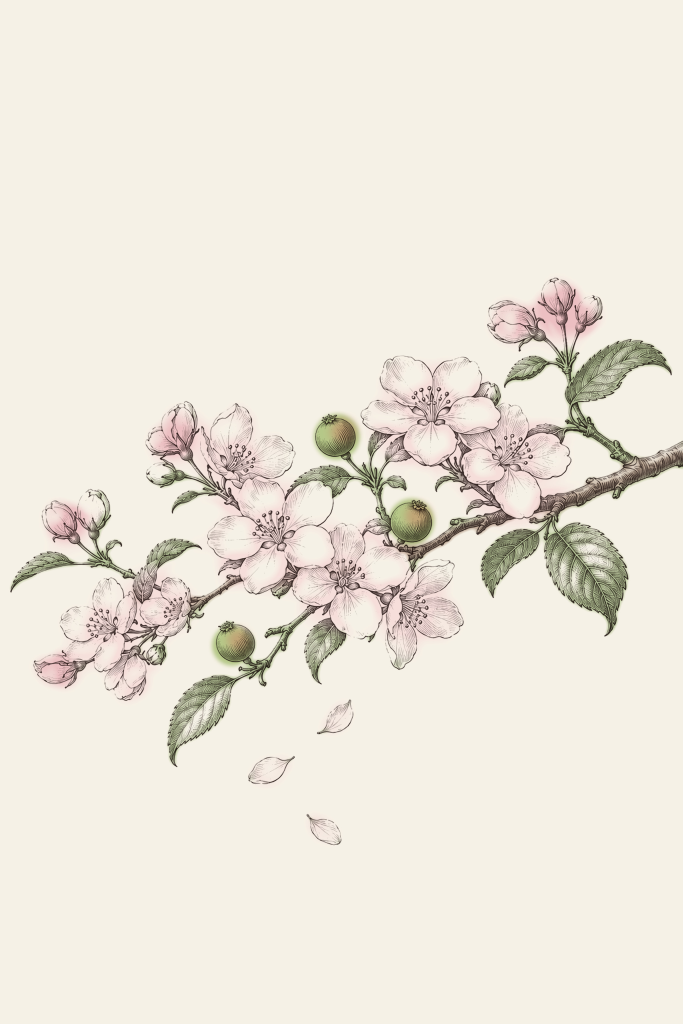
#> input picture books/jonathan-edwards/religious-affections/art/plate.jpg, 2048 x 3072 px (shown at 1/3 size)
$ python tint.py plate.jpg plate.jpg
#> lines starting #> are read from the running program, lines starting #| are printed output that depends on the picture; after the words box and inside, x2 and y2 are one past the last pixel; in counts of white or black regions, pixels touching at a corner belong together
# How art/plate.jpg is made: the apple bough ("Religious Affections (blossom
# bough)" in fgbooks-generated-art) hand-tinted, after Crook in the Lot's
# art/tint.py. Washes are drawn in the source's 1024x1536 coordinates.
# Usage: python3 tint.py IN-2x.png OUT.jpg

"""Hand-tint the bough: blossoms white flushed with pink, young green
leaves, brown wood, the setting fruit green with a first blush, on a warm
paper; the line multiplied over all of it."""
import sys
from PIL import Image, ImageDraw, ImageFilter, ImageChops, ImageOps

src, out = sys.argv[1], sys.argv[2]
ink = (52, 40, 38)                       # a warm brown-black, for the line
line = Image.open(src).convert("L")
# the generated paper is not quite white: make it white, so the plate's paper is
# exactly the cover's ground and no seam shows where the plate ends
line = line.point(lambda v: 255 if v > 232 else v)
W, H = line.size
#> W = 2048; H = 3072
k = W / 1024
#> k = 2
PAPER = (246, 241, 230)


def wash(base, colour, mask, strength):
    m = mask.point(lambda v: int(v * strength))
    return Image.composite(Image.new("RGB", base.size, colour), base, m)


def ellipses(spots, blur):
    m = Image.new("L", (W, H), 0)
    d = ImageDraw.Draw(m)
    for cx, cy, r in spots:
        d.ellipse([(cx - r) * k, (cy - r) * k, (cx + r) * k, (cy + r) * k], fill=255)
    return m.filter(ImageFilter.GaussianBlur(blur * k))


def stroke(pts, width, blur):
    m = Image.new("L", (W, H), 0)
    ImageDraw.Draw(m).line([(x * k, y * k) for x, y in pts], fill=255, width=int(width * k), joint="curve")
    return m.filter(ImageFilter.GaussianBlur(blur * k))


# where the engraver drew densely (the leaves, the wood), so washes keep in the drawing
dense = ImageOps.invert(line).filter(ImageFilter.GaussianBlur(4 * k)).point(
    lambda v: 0 if v < 30 else 255 if v > 90 else int((v - 30) * 4.25))
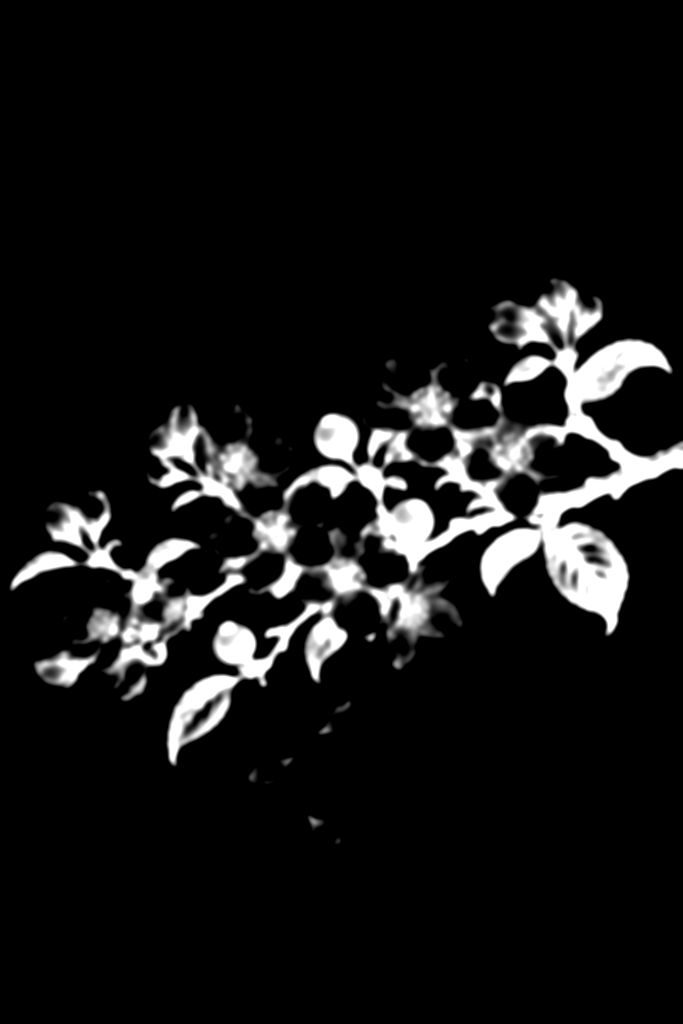
#> dense: PIL image 2048x3072 L (shown at 1/3 size); min 0, max 255, mean 22.1

# anywhere the engraver drew at all (the petals' fine lines too), a little spread
drawn = ImageOps.invert(line).filter(ImageFilter.GaussianBlur(9 * k)).point(
    lambda v: 0 if v < 6 else 255 if v > 30 else int((v - 6) * 10.6))
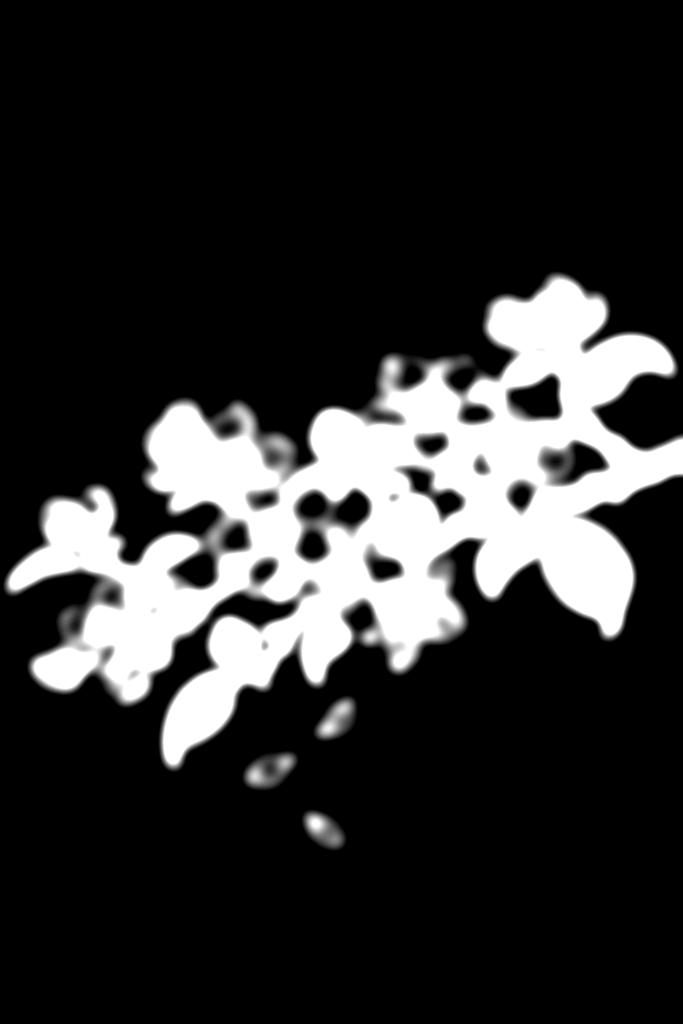
#> drawn: PIL image 2048x3072 L (shown at 1/3 size); min 0, max 255, mean 46.7

BLOSSOMS = [(390, 800, 85), (520, 860, 85), (645, 620, 90), (770, 700, 85), (355, 670, 65),
            (630, 920, 60), (150, 940, 60), (235, 905, 50), (195, 1015, 40), (100, 780, 40),
            (260, 655, 40), (840, 465, 50), (770, 480, 35), (85, 1005, 35), (870, 480, 30)]
FRUIT = [(505, 655, 34), (617, 782, 34), (348, 968, 30)]
BRANCH = [(120, 860), (240, 915), (330, 880), (450, 860), (640, 820), (830, 755), (1024, 675)]

paper = Image.new("RGB", (W, H), PAPER)
blossom = ImageChops.multiply(ellipses(BLOSSOMS, 10), drawn)
#> in ellipses, `m = Image.new("L", (W, H), 0)`: m: PIL image 2048x3072 L; every value is 0
fruit = ellipses(FRUIT, 3)
wood = ImageChops.multiply(stroke(BRANCH, 30, 4), dense)
#> in stroke, `ImageDraw.Draw(m).line([(x * k, y * k) for x, y in pts], fill=255, wid..`:
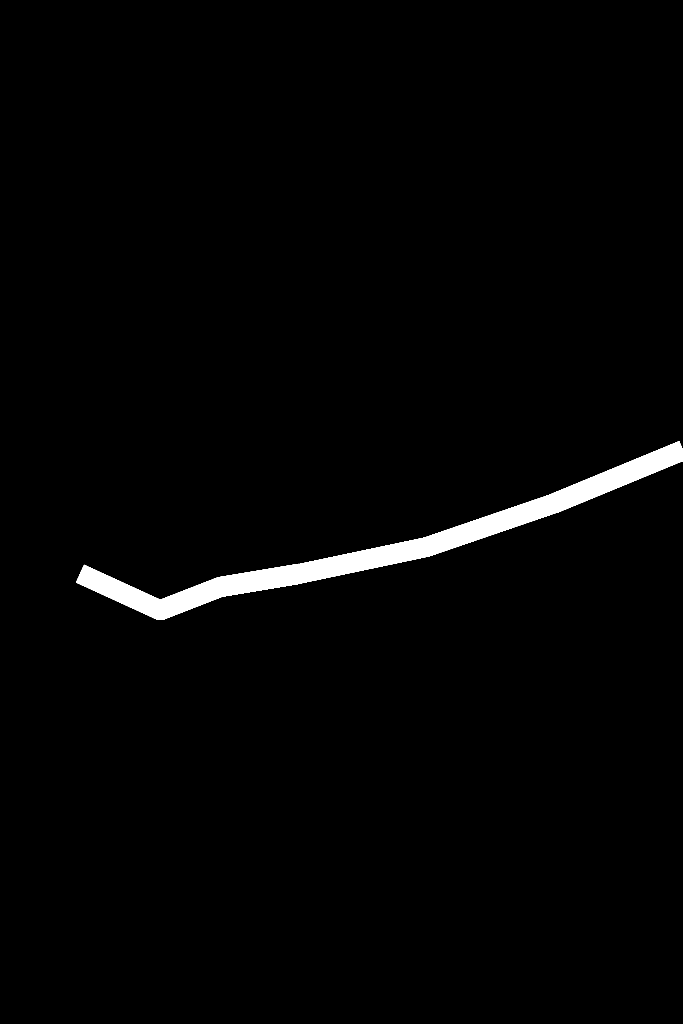
#> m: PIL image 2048x3072 L (shown at 1/3 size); 1.8% white; 1 white region, box (x1, y1, x2, y2) and area: (228, 1323, 2048, 1860) 112593
keep_out = ImageChops.lighter(ImageChops.lighter(blossom, fruit), wood)

# the leaves: young green, wherever the drawing is dense outside the flowers and wood
leaves = ImageChops.subtract(dense, keep_out)
paper = wash(paper, (150, 178, 108), leaves, 0.6)
# the wood, a soft grey-brown
paper = wash(paper, (150, 118, 92), wood, 0.55)
# the blossoms: white with a flush of pink, deeper toward the buds
paper = wash(paper, (246, 214, 214), blossom, 0.7)
#> call 3 of wash, with colour = (246, 214, 214), strength = 0.7
#> in wash (call 3), `m = mask.point(lambda v: int(v * strength))`:
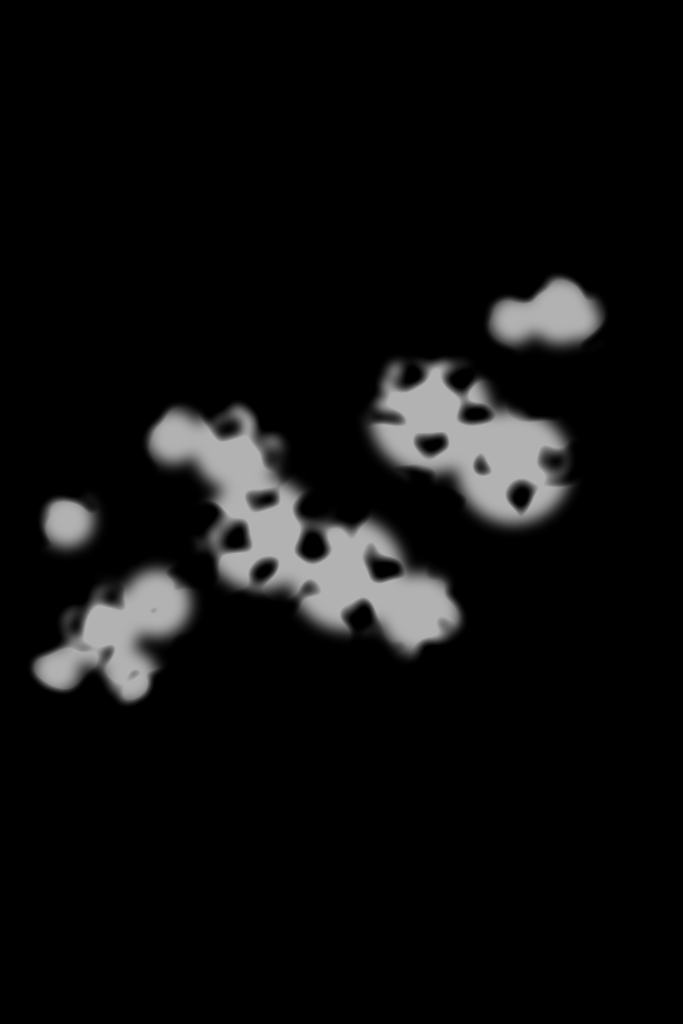
#> m: PIL image 2048x3072 L (shown at 1/3 size); min 0, max 178, mean 14.4
paper = wash(paper, (226, 160, 168), ImageChops.multiply(drawn, ellipses([(100, 780, 30), (260, 655, 30),
             (840, 465, 38), (770, 480, 26), (85, 1005, 26), (870, 480, 22)], 6)), 0.5)
# the setting fruit: green with a first red blush on the sunward side
paper = wash(paper, (160, 186, 104), fruit, 0.75)
paper = wash(paper, (206, 120, 96), ellipses([(x + 10, y - 8, r * 0.55) for x, y, r in FRUIT], 6), 0.45)
# the falling petals
paper = wash(paper, (244, 214, 214), ImageChops.multiply(drawn, ellipses([(505, 1075, 26), (408, 1158, 30),
                                                                         (485, 1240, 26)], 6)), 0.7)

lines = ImageOps.colorize(line, black=ink, white=(255, 255, 255))
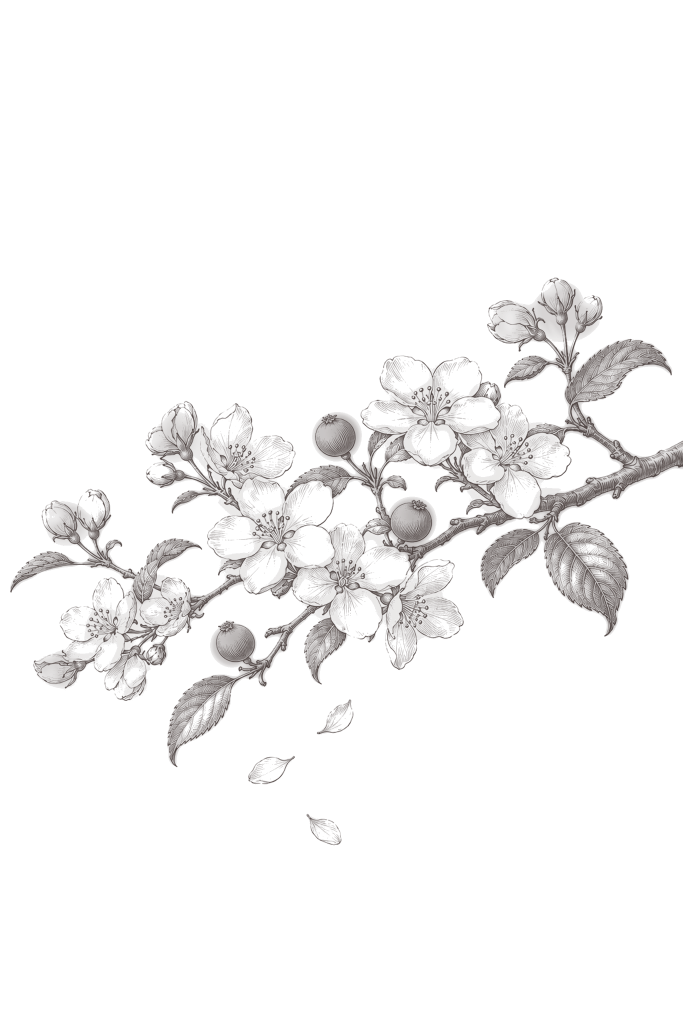
#> lines: PIL image 2048x3072 RGB (shown at 1/3 size); mean R, G, B 245.9, 245.4, 245.3
ImageChops.multiply(paper, lines).save(out, quality=93, subsampling=0)
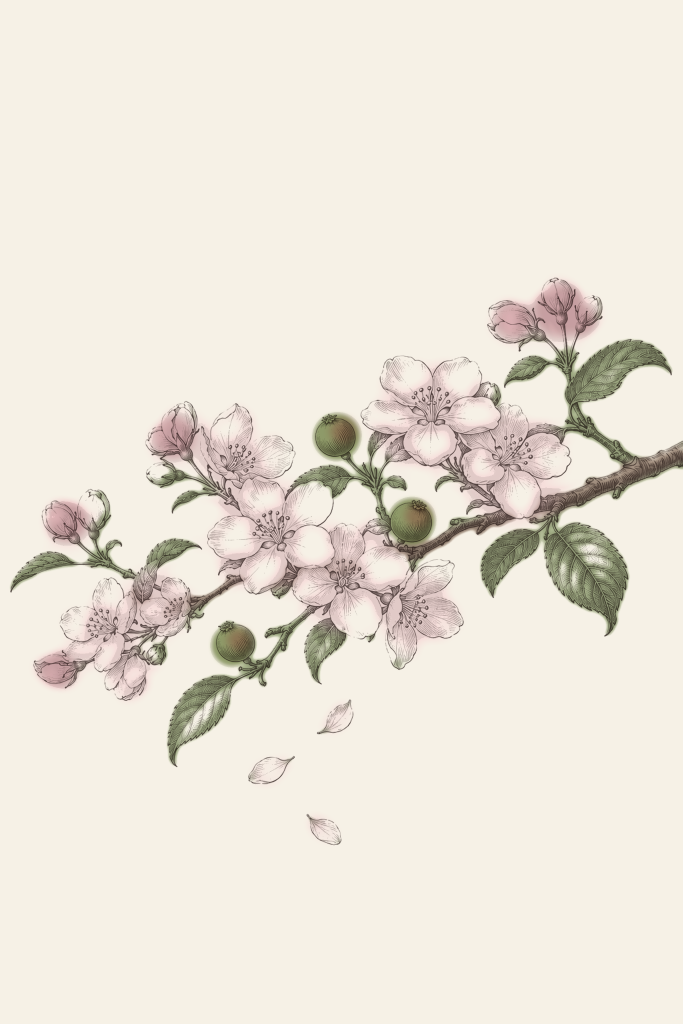
#> saved as plate.jpg: PIL image 2048x3072 RGB (shown at 1/3 size); mean R, G, B 235.2, 229, 217.8
